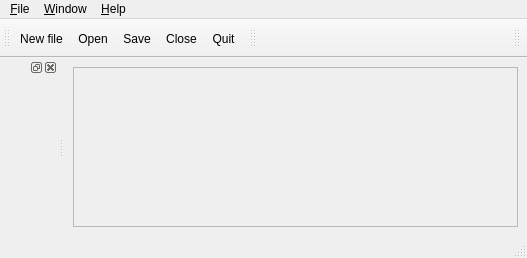
<?xml version="1.0" encoding="UTF-8"?>
<ui version="4.0">
 <author>A. DOUCE</author>
 <class>MainForm</class>
 <widget class="QMainWindow" name="MainForm">
  <property name="geometry">
   <rect>
    <x>0</x>
    <y>0</y>
    <width>527</width>
    <height>258</height>
   </rect>
  </property>
  <property name="windowTitle">
   <string>Interface Code_Saturne</string>
  </property>
  <property name="dockOptions">
   <set>QMainWindow::AllowNestedDocks|QMainWindow::AllowTabbedDocks|QMainWindow::AnimatedDocks</set>
  </property>
  <widget class="QWidget" name="centralwidget">
   <layout class="QGridLayout">
    <item row="0" column="0">
     <widget class="QFrame" name="frame">
      <property name="frameShape">
       <enum>QFrame::StyledPanel</enum>
      </property>
      <property name="frameShadow">
       <enum>QFrame::Sunken</enum>
      </property>
      <layout class="QGridLayout"/>
     </widget>
    </item>
   </layout>
  </widget>
  <widget class="QMenuBar" name="menubar">
   <property name="geometry">
    <rect>
     <x>0</x>
     <y>0</y>
     <width>527</width>
     <height>31</height>
    </rect>
   </property>
   <widget class="QMenu" name="menu_Help">
    <property name="title">
     <string>&amp;Help</string>
    </property>
    <widget class="QMenu" name="menu_User_manuals">
     <property name="title">
      <string>&amp;User manuals</string>
     </property>
     <property name="icon">
      <iconset resource="resource_base.qrc">
       <normaloff>:/icons/22x22/x-office-address-book.png</normaloff>:/icons/22x22/x-office-address-book.png</iconset>
     </property>
     <addaction name="displayCSManualAction"/>
     <addaction name="displayNCManualAction"/>
     <addaction name="displayCSTutorialAction"/>
     <addaction name="displayCSKernelAction"/>
     <addaction name="displayCSRefcardAction"/>
     <addaction name="displayCSDoxygenAction"/>
    </widget>
    <addaction name="displayAboutAction"/>
    <addaction name="displayLicenceAction"/>
    <addaction name="separator"/>
    <addaction name="menu_User_manuals"/>
   </widget>
   <widget class="QMenu" name="menu_Window">
    <property name="title">
     <string>&amp;Window</string>
    </property>
    <addaction name="BrowserAction"/>
    <addaction name="separator"/>
    <addaction name="backgroundColorAction"/>
    <addaction name="actionFont"/>
    <addaction name="RestoreStyleDefaults"/>
   </widget>
   <widget class="QMenu" name="menu_File">
    <property name="title">
     <string>&amp;File</string>
    </property>
    <widget class="QMenu" name="menuRecent">
     <property name="title">
      <string>Recent file</string>
     </property>
     <property name="icon">
      <iconset resource="resource_base.qrc">
       <normaloff>:/icons/22x22/format-justify-fill.png</normaloff>:/icons/22x22/format-justify-fill.png</iconset>
     </property>
    </widget>
    <addaction name="fileNewAction"/>
    <addaction name="fileOpenAction"/>
    <addaction name="menuRecent"/>
    <addaction name="separator"/>
    <addaction name="fileSaveAction"/>
    <addaction name="fileSaveAsAction"/>
    <addaction name="separator"/>
    <addaction name="fileCloseAction"/>
    <addaction name="fileQuitAction"/>
   </widget>
   <addaction name="menu_File"/>
   <addaction name="menu_Window"/>
   <addaction name="menu_Help"/>
  </widget>
  <widget class="QStatusBar" name="statusbar"/>
  <widget class="QToolBar" name="toolBar">
   <property name="windowTitle">
    <string>toolBar</string>
   </property>
   <attribute name="toolBarArea">
    <enum>TopToolBarArea</enum>
   </attribute>
   <attribute name="toolBarBreak">
    <bool>false</bool>
   </attribute>
   <addaction name="fileNewAction"/>
   <addaction name="fileOpenAction"/>
   <addaction name="fileSaveAction"/>
   <addaction name="fileCloseAction"/>
   <addaction name="fileQuitAction"/>
  </widget>
  <widget class="QToolBar" name="toolBar_4">
   <property name="windowTitle">
    <string>toolBar_4</string>
   </property>
   <attribute name="toolBarArea">
    <enum>TopToolBarArea</enum>
   </attribute>
   <attribute name="toolBarBreak">
    <bool>false</bool>
   </attribute>
  </widget>
  <widget class="QToolBar" name="toolBar_5">
   <property name="windowTitle">
    <string>toolBar_5</string>
   </property>
   <property name="layoutDirection">
    <enum>Qt::RightToLeft</enum>
   </property>
   <attribute name="toolBarArea">
    <enum>TopToolBarArea</enum>
   </attribute>
   <attribute name="toolBarBreak">
    <bool>false</bool>
   </attribute>
   <addaction name="displayLogo"/>
  </widget>
  <widget class="QDockWidget" name="dockWidgetBrowser">
   <attribute name="dockWidgetArea">
    <number>1</number>
   </attribute>
   <widget class="QWidget" name="dockWidgetBrowserContents"/>
  </widget>
  <action name="fileOpenAction">
   <property name="icon">
    <iconset resource="resource_base.qrc">
     <normaloff>:/icons/22x22/document-open.png</normaloff>:/icons/22x22/document-open.png</iconset>
   </property>
   <property name="text">
    <string>&amp;Open</string>
   </property>
   <property name="toolTip">
    <string>Open an existing case</string>
   </property>
   <property name="statusTip">
    <string>Open an existing case.</string>
   </property>
   <property name="shortcut">
    <string>Ctrl+O</string>
   </property>
  </action>
  <action name="fileNewAction">
   <property name="icon">
    <iconset resource="resource_base.qrc">
     <normaloff>:/icons/22x22/document-new.png</normaloff>:/icons/22x22/document-new.png</iconset>
   </property>
   <property name="text">
    <string>&amp;New file</string>
   </property>
   <property name="statusTip">
    <string>Open a new case.</string>
   </property>
   <property name="shortcut">
    <string>Ctrl+N</string>
   </property>
  </action>
  <action name="fileSaveAction">
   <property name="icon">
    <iconset resource="resource_base.qrc">
     <normaloff>:/icons/22x22/document-save.png</normaloff>:/icons/22x22/document-save.png</iconset>
   </property>
   <property name="text">
    <string>&amp;Save</string>
   </property>
   <property name="statusTip">
    <string>Save the current case.</string>
   </property>
   <property name="shortcut">
    <string>Ctrl+S</string>
   </property>
  </action>
  <action name="filePythonAction">
   <property name="icon">
    <iconset resource="resource_base.qrc">
     <normaloff>:/icons/22x22/document-save.png</normaloff>:/icons/22x22/document-save.png</iconset>
   </property>
   <property name="text">
    <string>&amp;Dump python</string>
   </property>
   <property name="statusTip">
    <string>Dump python file.</string>
   </property>
  </action>
  <action name="fileSaveAsAction">
   <property name="icon">
    <iconset resource="resource_base.qrc">
     <normaloff>:/icons/22x22/document-save-as.png</normaloff>:/icons/22x22/document-save-as.png</iconset>
   </property>
   <property name="text">
    <string>Sa&amp;ve as ...</string>
   </property>
   <property name="statusTip">
    <string>Save as.</string>
   </property>
  </action>
  <action name="fileCloseAction">
   <property name="icon">
    <iconset resource="resource_base.qrc">
     <normaloff>:/icons/22x22/process-stop.png</normaloff>:/icons/22x22/process-stop.png</iconset>
   </property>
   <property name="text">
    <string>&amp;Close</string>
   </property>
   <property name="statusTip">
    <string>Close</string>
   </property>
   <property name="shortcut">
    <string>Ctrl+W</string>
   </property>
  </action>
  <action name="openXtermAction">
   <property name="icon">
    <iconset resource="resource_base.qrc">
     <normaloff>:/icons/22x22/utilities-terminal.png</normaloff>:/icons/22x22/utilities-terminal.png</iconset>
   </property>
   <property name="text">
    <string>&amp;Open shell</string>
   </property>
   <property name="statusTip">
    <string>Open shell</string>
   </property>
   <property name="shortcut">
    <string>Ctrl+T</string>
   </property>
  </action>
  <action name="displayCaseAction">
   <property name="icon">
    <iconset resource="resource_base.qrc">
     <normaloff>:/icons/22x22/document-properties.png</normaloff>:/icons/22x22/document-properties.png</iconset>
   </property>
   <property name="text">
    <string>&amp;Show current case</string>
   </property>
   <property name="statusTip">
    <string>Show current case.</string>
   </property>
   <property name="shortcut">
    <string>Ctrl+P</string>
   </property>
  </action>
  <action name="displayLogo">
   <property name="icon">
    <iconset resource="resource_base.qrc">
     <normaloff>:/icons/22x22/MONO-bulle-HD.png</normaloff>:/icons/22x22/MONO-bulle-HD.png</iconset>
   </property>
  </action>
  <action name="reload_modulesAction">
   <property name="icon">
    <iconset>
     <normaloff>:/icons/22x22/view-refresh.png</normaloff>:/icons/22x22/view-refresh.png</iconset>
   </property>
   <property name="text">
    <string>&amp;Reload all loaded modules</string>
   </property>
   <property name="statusTip">
    <string>Reload all loaded modules.</string>
   </property>
   <property name="shortcut">
    <string>Ctrl+A</string>
   </property>
  </action>
  <action name="reload_pageAction">
   <property name="icon">
    <iconset>
     <normaloff>:/icons/22x22/view-refresh.png</normaloff>:/icons/22x22/view-refresh.png</iconset>
   </property>
   <property name="text">
    <string>R&amp;eload the loaded page</string>
   </property>
   <property name="statusTip">
    <string>Reload the loaded page.</string>
   </property>
   <property name="shortcut">
    <string>Ctrl+R</string>
   </property>
  </action>
  <action name="displayAboutAction">
   <property name="icon">
    <iconset resource="resource_base.qrc">
     <normaloff>:/icons/22x22/help-browser.png</normaloff>:/icons/22x22/help-browser.png</iconset>
   </property>
   <property name="text">
    <string>&amp;About</string>
   </property>
   <property name="statusTip">
    <string>About.</string>
   </property>
  </action>
  <action name="displayLicenceAction">
   <property name="icon">
    <iconset resource="resource_base.qrc">
     <normaloff>:/icons/22x22/application-certificate.png</normaloff>:/icons/22x22/application-certificate.png</iconset>
   </property>
   <property name="text">
    <string>&amp;Licence</string>
   </property>
   <property name="statusTip">
    <string>Licence.</string>
   </property>
  </action>
  <action name="displayCSManualAction">
   <property name="text">
    <string>&amp;Code_Saturne</string>
   </property>
   <property name="statusTip">
    <string>Code_Saturne user manual.</string>
   </property>
   <property name="shortcut">
    <string>F1</string>
   </property>
  </action>
  <action name="displayNCManualAction">
   <property name="text">
    <string>&amp;NEPTUNE_CFD</string>
   </property>
   <property name="statusTip">
    <string>NEPTUNE_CFD user manual.</string>
   </property>
  </action>
  <action name="displayCSTutorialAction">
   <property name="text">
    <string>&amp;Code_Saturne tutorial</string>
   </property>
   <property name="statusTip">
    <string>Code_Saturne tutorial.</string>
   </property>
   <property name="shortcut">
    <string>F2</string>
   </property>
  </action>
  <action name="displayCSKernelAction">
   <property name="text">
    <string>&amp;Code_Saturne Kernel</string>
   </property>
   <property name="statusTip">
    <string>Code_Saturne theory and programmer's guide.</string>
   </property>
   <property name="shortcut">
    <string>F3</string>
   </property>
  </action>
  <action name="displayCSRefcardAction">
   <property name="text">
    <string>&amp;Code_Saturne reference card</string>
   </property>
   <property name="statusTip">
    <string>Code_Saturne quick reference card.</string>
   </property>
   <property name="shortcut">
    <string>F4</string>
   </property>
  </action>
  <action name="displayCSDoxygenAction">
   <property name="text">
    <string>&amp;Code_Saturne doxygen</string>
   </property>
   <property name="statusTip">
    <string>Code_Saturne quick doxygen.</string>
   </property>
   <property name="shortcut">
    <string>F5</string>
   </property>
  </action>
  <action name="IdentityAction">
   <property name="checkable">
    <bool>true</bool>
   </property>
   <property name="checked">
    <bool>true</bool>
   </property>
   <property name="text">
    <string>&amp;Identity</string>
   </property>
   <property name="statusTip">
    <string>Show/Hide the identity window.</string>
   </property>
   <property name="shortcut">
    <string>Ctrl+I</string>
   </property>
  </action>
  <action name="BrowserAction">
   <property name="checkable">
    <bool>true</bool>
   </property>
   <property name="checked">
    <bool>true</bool>
   </property>
   <property name="text">
    <string>&amp;Browser</string>
   </property>
   <property name="statusTip">
    <string>Show/Hide the browser window.</string>
   </property>
   <property name="shortcut">
    <string>Ctrl+B</string>
   </property>
  </action>
  <action name="fileQuitAction">
   <property name="icon">
    <iconset resource="resource_base.qrc">
     <normaloff>:/icons/22x22/system-log-out.png</normaloff>:/icons/22x22/system-log-out.png</iconset>
   </property>
   <property name="text">
    <string>&amp;Quit</string>
   </property>
   <property name="statusTip">
    <string>Quit</string>
   </property>
   <property name="shortcut">
    <string>Ctrl+Q</string>
   </property>
  </action>
  <action name="backgroundColorAction">
   <property name="icon">
    <iconset resource="resource_base.qrc">
     <normaloff>:/icons/22x22/preferences-desktop-wallpaper.png</normaloff>:/icons/22x22/preferences-desktop-wallpaper.png</iconset>
   </property>
   <property name="text">
    <string>Background color</string>
   </property>
  </action>
  <action name="actionFont">
   <property name="icon">
    <iconset resource="resource_base.qrc">
     <normaloff>:/icons/22x22/preferences-desktop-font.png</normaloff>:/icons/22x22/preferences-desktop-font.png</iconset>
   </property>
   <property name="text">
    <string>Font</string>
   </property>
  </action>
  <action name="actionUndo">
   <property name="checkable">
    <bool>false</bool>
   </property>
   <property name="enabled">
    <bool>true</bool>
   </property>
   <property name="icon">
    <iconset resource="resource_base.qrc">
     <normaloff>:/icons/22x22/edit-undo.png</normaloff>:/icons/22x22/edit-undo.png</iconset>
   </property>
   <property name="text">
    <string>&amp;Undo</string>
   </property>
   <property name="shortcut">
    <string>Ctrl+Z</string>
   </property>
  </action>
  <action name="actionRedo">
   <property name="icon">
    <iconset resource="resource_base.qrc">
     <normaloff>:/icons/22x22/edit-redo.png</normaloff>:/icons/22x22/edit-redo.png</iconset>
   </property>
   <property name="text">
    <string>&amp;Redo</string>
   </property>
   <property name="shortcut">
    <string>Ctrl+Shift+Z</string>
   </property>
  </action>
  <action name="actionPrepro">
   <property name="icon">
    <iconset resource="resource_base.qrc">
     <normaloff>:/icons/22x22/prepro-mode.png</normaloff>:/icons/22x22/prepro-mode.png</iconset>
   </property>
   <property name="text">
    <string>&amp;Preprocessing Mode</string>
   </property>
  </action>
  <action name="actionCalculation">
   <property name="icon">
    <iconset resource="resource_base.qrc">
     <normaloff>:/icons/22x22/calc-mode.png</normaloff>:/icons/22x22/calc-mode.png</iconset>
   </property>
   <property name="text">
    <string>&amp;Calculation Mode</string>
   </property>
  </action>
  <action name="caseNewAction">
   <property name="icon">
    <iconset resource="resource_base.qrc">
     <normaloff>:/icons/22x22/document-new.png</normaloff>:/icons/22x22/document-new.png</iconset>
   </property>
   <property name="text">
    <string>&amp;New case</string>
   </property>
   <property name="toolTip">
    <string>New case</string>
   </property>
   <property name="statusTip">
    <string>Open a new case.</string>
   </property>
  </action>
  <action name="RestoreStyleDefaults">
   <property name="text">
    <string>Restore Defaults</string>
   </property>
  </action>
 </widget>
 <resources>
  <include location="resource_base.qrc"/>
 </resources>
 <connections/>
</ui>
